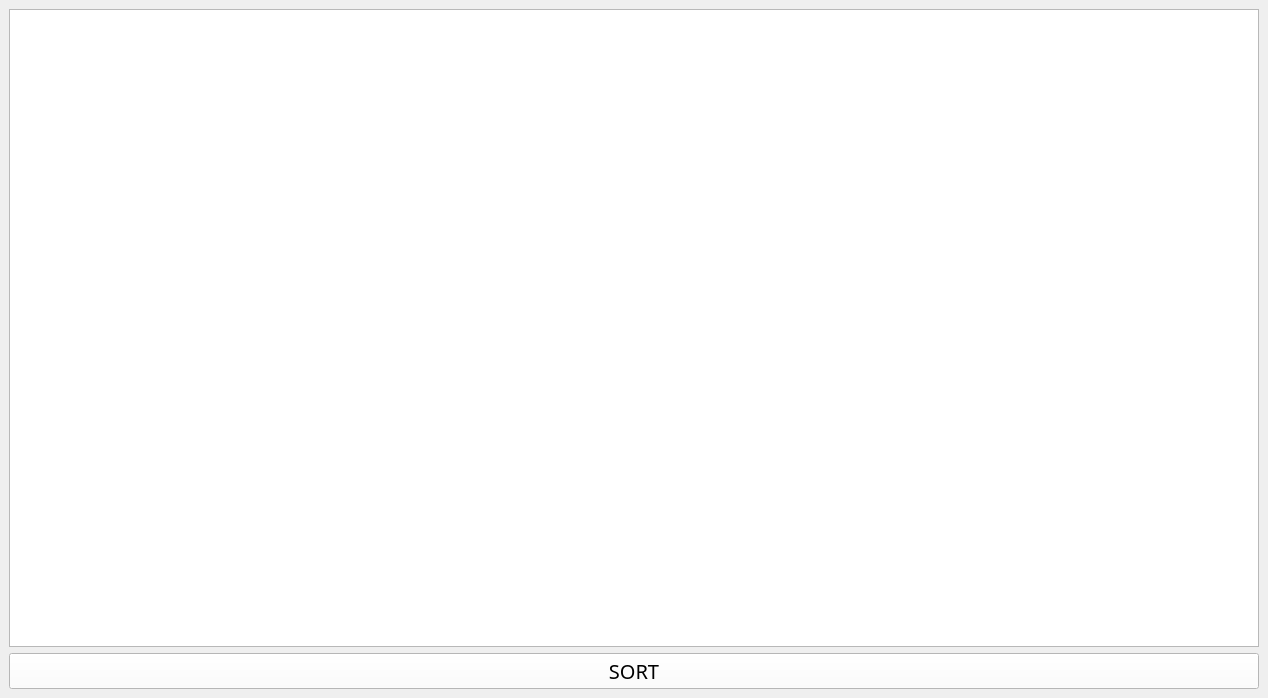
<?xml version="1.0" encoding="UTF-8"?>
<ui version="4.0">
 <class>MainWindow</class>
 <widget class="QMainWindow" name="MainWindow">
  <property name="geometry">
   <rect>
    <x>0</x>
    <y>0</y>
    <width>1268</width>
    <height>698</height>
   </rect>
  </property>
  <property name="windowTitle">
   <string>MainWindow</string>
  </property>
  <widget class="QWidget" name="centralwidget">
   <layout class="QVBoxLayout" name="verticalLayout">
    <item>
     <widget class="QGraphicsView" name="graphicsView"/>
    </item>
    <item>
     <widget class="QPushButton" name="sortButton">
      <property name="font">
       <font>
        <family>Manrope</family>
        <pointsize>15</pointsize>
       </font>
      </property>
      <property name="styleSheet">
       <string notr="true">*{background: white;color: black}
QPushButton:Hover{ background-color: gray}</string>
      </property>
      <property name="text">
       <string>SORT</string>
      </property>
     </widget>
    </item>
   </layout>
  </widget>
 </widget>
 <resources/>
 <connections/>
</ui>
